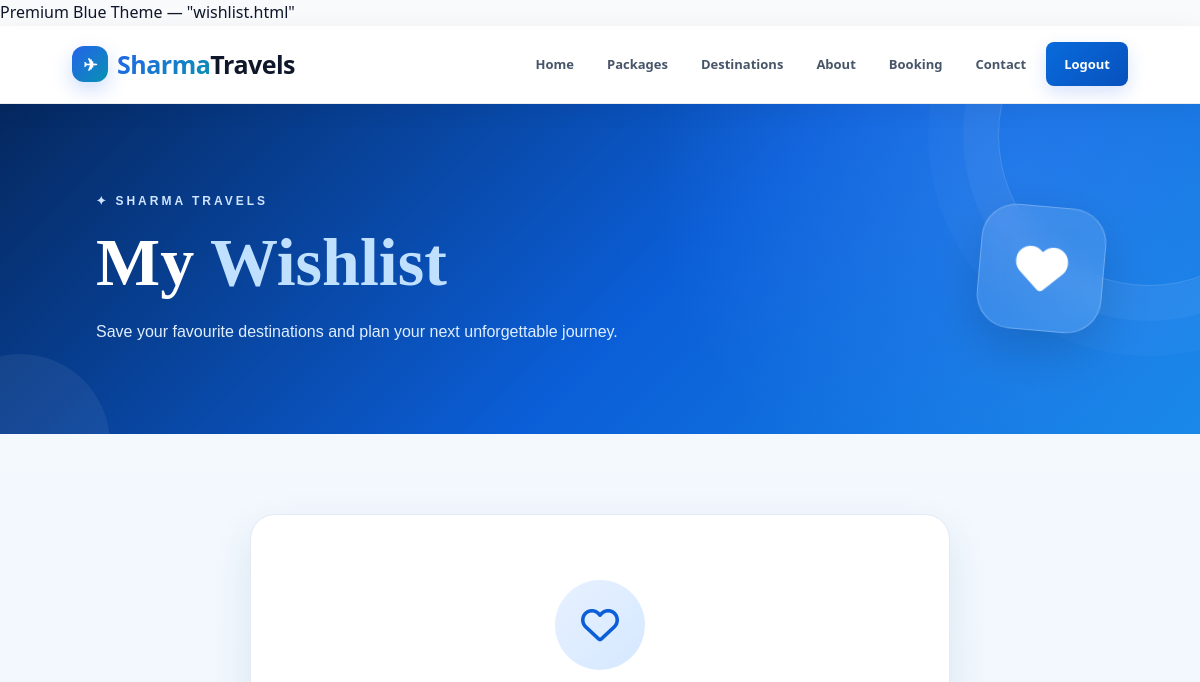
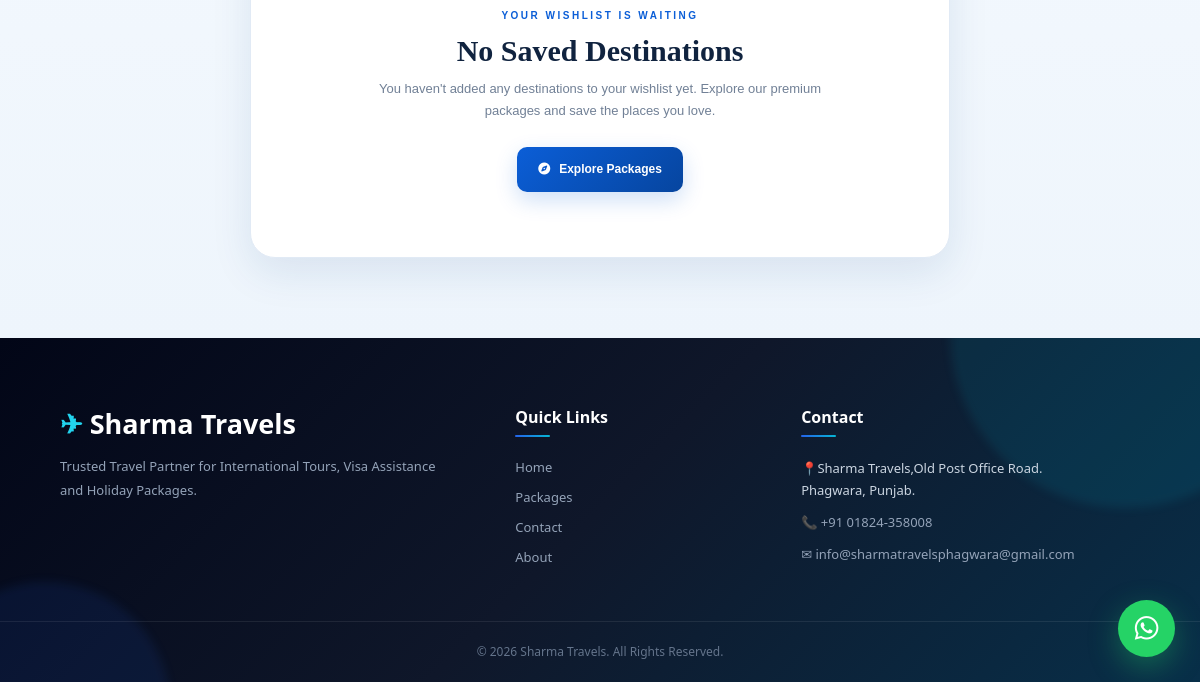
Page /wishlist (signed in) on the earlier database version (2 pictures, top to bottom).
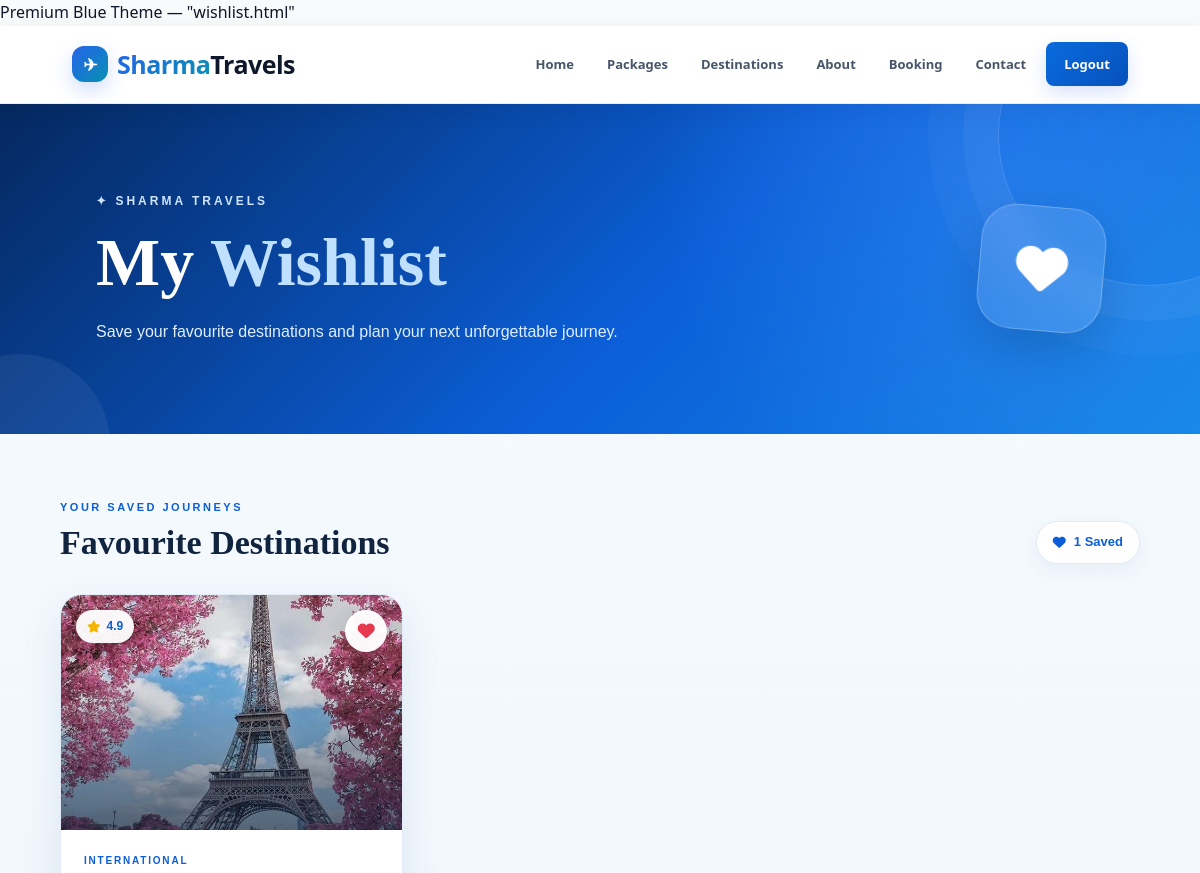
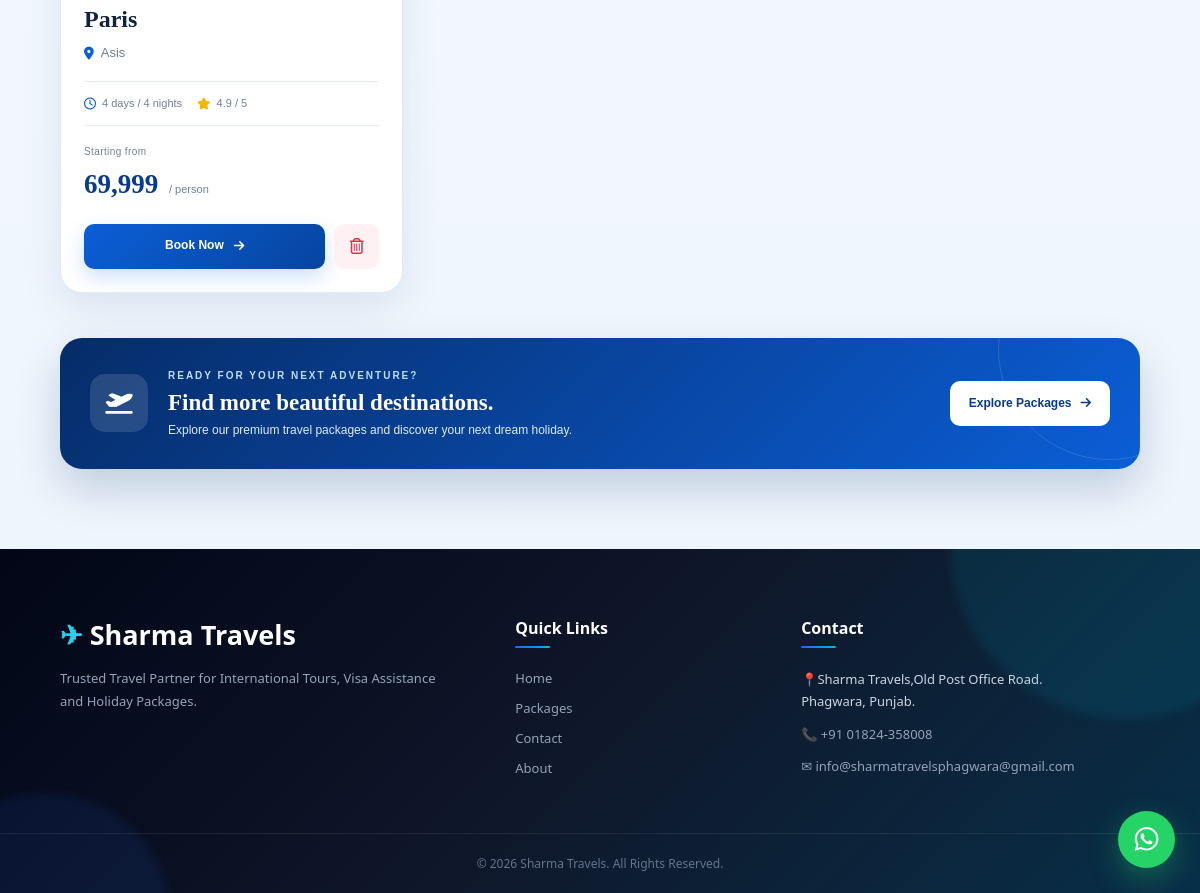
Same page on the later database version (2 pictures, top to bottom).
### app.py (models this page shows)
class Package(db.Model):
    id = db.Column(
        db.Integer,
        primary_key=True
    )
    title = db.Column(
        db.String(200),
        nullable=False
    )
    category = db.Column(
        db.String(100)
    )
    continent = db.Column(
        db.String(100)
    )
    duration = db.Column(
        db.String(100)
    )
    price = db.Column(
        db.String(50)
    )
    featured = db.Column(
        db.Boolean,
        default=False
    )
    active = db.Column(
        db.Boolean,
        default=True
    )
    image = db.Column(
        db.String(500)
    )
    rating = db.Column(
        db.Float,
        default=0
    )

### app.py (the view)
@app.route("/wishlist")
def wishlist():
    if not session.get("user_id"):
        return redirect(url_for("login"))
    info = BusinessInfo.query.first()
    wishlist_items = Wishlist.query.filter_by(
        user_id=session.get("user_id")
    ).all()
    wishlist_packages = []
    for item in wishlist_items:
        package_item = db.session.get(
            Package,
            item.package_id
        )
        if package_item:
            wishlist_packages.append(package_item)
    return render_template(
        "wishlist.html",
        info=info,
        wishlist=wishlist_packages
    )

### templates/wishlist.html (shortened to what the changed rows need)
{% extends "base.html" %}
{% block content %}
<section class="wishlist-page">
    <div class="wishlist-hero">
        <div class="wishlist-hero-content">
            <h1>
                My <span>Wishlist</span>
            </h1>
        </div>
    </div>
    <section class="wishlist-container">
        {% if wishlist %}
        <div class="wishlist-topbar">
            <div>
                <span class="wishlist-small-title">
                    YOUR SAVED JOURNEYS
                </span>
                <h2>
                    Favourite Destinations
                </h2>
            </div>
            <div class="wishlist-count">
                <i class="fa-solid fa-heart"></i>
                {{ wishlist|length }} Saved
            </div>
        </div>
        <div class="wishlist-grid">
            {% for item in wishlist %}
            <article class="wishlist-card">
                <div class="wishlist-image">
                    <img
                        src="{{ url_for('static', filename='images/' + item.image) }}"
                        alt="{{ item.title }}"
                    >
                    <div class="wishlist-image-overlay"></div>
                    <span class="wishlist-badge">
                        <i class="fa-solid fa-star"></i>
                        {{ item.rating }}
                    </span>
                    <a
                        href="{{ url_for('remove_from_wishlist', package_id=item.id) }}"
                        class="remove-wishlist"
                        title="Remove from Wishlist"
                        onclick="return confirm('Remove this destination from your wishlist?');"
                    >
                        <i class="fa-solid fa-heart"></i>
                    </a>
                </div>
                <div class="wishlist-content">
                    <span class="wishlist-category">
                        {{ item.category }}
                    </span>
                    <h3>
                        {{ item.title }}
                    </h3>
                    <div class="wishlist-location">
                        <i class="fa-solid fa-location-dot"></i>
                        <span>
                            {{ item.continent }}
                        </span>
                    </div>
                    <div class="wishlist-info">
                        <div>
                            <i class="fa-regular fa-clock"></i>
                            <span>
                                {{ item.duration }}
                            </span>
                        </div>
                        <div>
                            <i class="fa-solid fa-star"></i>
                            <span>
                                {{ item.rating }} / 5
                            </span>
                        </div>
                    </div>
                    <div class="wishlist-price">
                        <div>
                            <span>
                                Starting from
                            </span>
                            <strong>
                                {{ item.price }}
                            </strong>
                            <small>
                                / person
                            </small>
                        </div>
                    </div>
                    <div class="wishlist-actions">
                        <a
                            href="{{ url_for('booking', package_id=item.id) }}"
                            class="wishlist-book-btn"
                        >
                            <span>
                                Book Now
                            </span>
                            <i class="fa-solid fa-arrow-right"></i>
                        </a>
                        <a
                            href="{{ url_for('remove_from_wishlist', package_id=item.id) }}"
                            class="wishlist-remove-btn"
                            title="Remove"
                        >
                            <i class="fa-regular fa-trash-can"></i>
                        </a>
                    </div>
                </div>
            </article>
            {% endfor %}
        </div>
        <div class="wishlist-cta">
            <div class="wishlist-cta-icon">
                <i class="fa-solid fa-plane-departure"></i>
            </div>
            <div class="wishlist-cta-content">
                <span>
                    READY FOR YOUR NEXT ADVENTURE?
                </span>
                <h2>
                    Find more beautiful destinations.
                </h2>
                <p>
                    Explore our premium travel packages
                    and discover your next dream holiday.
                </p>
            </div>
            <a
                href="{{ url_for('package') }}"
                class="wishlist-explore-btn"
            >
                Explore Packages
                <i class="fa-solid fa-arrow-right"></i>
            </a>
        </div>
        {% else %}
        <div class="wishlist-empty">
            <div class="empty-heart">
                <i class="fa-regular fa-heart"></i>
            </div>
            <span>
                YOUR WISHLIST IS WAITING
            </span>
            <h2>
                No Saved Destinations
            </h2>
            <p>
                You haven't added any destinations to your wishlist yet.
                Explore our premium packages and save the places you love.
            </p>
            <a
                href="{{ url_for('package') }}"
                class="empty-explore-btn"
            >
                <i class="fa-solid fa-compass"></i>
                Explore Packages
            </a>
        </div>
        {% endif %}
    </section>
</section>
{% endblock %}

Differences in the rows shown:
added Package: image+title (picture), rating "4.9", category "INTERNATIONAL", title "Paris", continent "Asis", duration "4 days / 4 nights", price "69,999"
Other differences:
{{ wishlist|length }}: (not shown) → "1"
text no longer shown: "YOUR WISHLIST IS WAITING No Saved Destinations You haven't added any destinations to your wishlist yet. Explore our premium packages and save the places you love."
text now shown: "YOUR SAVED JOURNEYS Favourite Destinations Saved READY FOR YOUR NEXT ADVENTURE? Find more beautiful destinations. Explore our premium travel packages and discover your next dream holiday."
